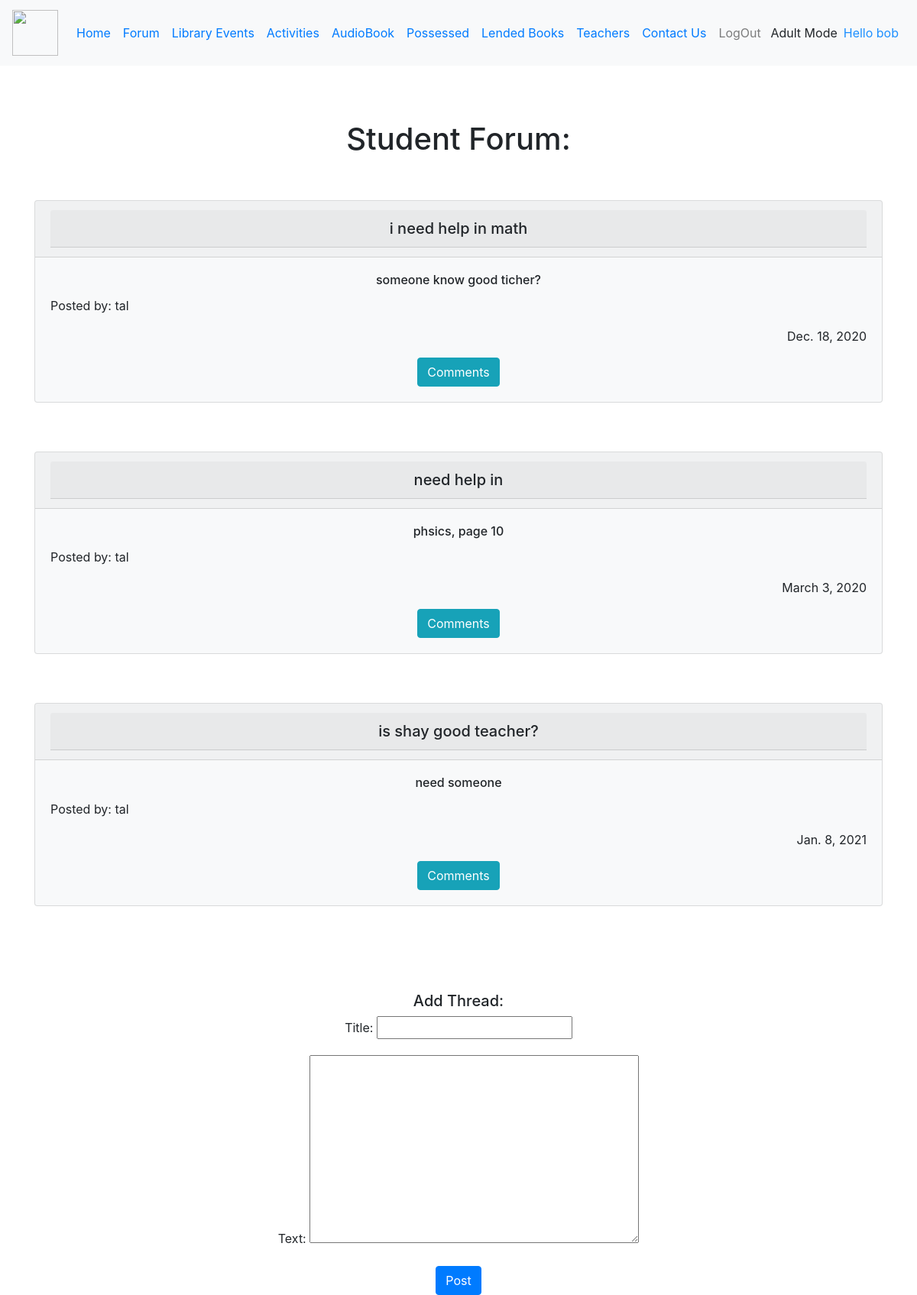
Screenshot of /Forum/ (signed in) with the database file from the repository.
### Forum/models.py (models this page shows, shortened)
class Forum(models.Model):
    student = models.ForeignKey(Student, on_delete=models.CASCADE)
    title = models.CharField(max_length=100)
    text = models.TextField(max_length=500)
    forumdate = models.DateField(default=datetime.datetime.now(), null=True, blank=True)

### authentication/models.py (models this page shows, shortened)
class Student(models.Model):
    user=models.OneToOneField(User, on_delete=models.SET_NULL,null=True,blank=True)
    Grade_CHOICES = (
        (1, 1), (2, 2), (3, 3), (4, 4), (5, 5), (6, 6), (7, 7), (8, 8), (9, 9), (10, 10), (11, 11), (12, 12)
    )
    grade = models.IntegerField(default=1, choices=Grade_CHOICES, null=False, blank=False)
    type=models.CharField(max_length=50,default='Student')
    Forum_Banned=models.BooleanField(default=False)
    Phone_Number = models.CharField(max_length=10, validators=[MinLengthValidator(10)])
    Security_Check = models.BooleanField(default=False)
    Studentposses = models.ManyToManyField(Book, blank=True)

### Forum/views.py (the view, shortened to what this page needs)
# urls.py: path('', views.Forum, name="Forum"),
@login_required
def Forum(request):
    forums = forum.objects.all()
    if request.method == "GET":
        return render(request, 'Forum/Forum.html',{'forums':forums,"form":ForumForm()})

### Forum/forms.py
class ForumForm(forms.ModelForm):
    class Meta:
        model = Forum
        fields = ['title', 'text']

### book_catalog/templates/Forum/Forum.html (shortened to what this page needs)
{% extends "mepage/student/stylestudent.html" %}
{% block content %}
    <div class="container text-center">
<br><br>
<br>
        <h1 align="center">Student Forum:</h1>
    <br><br>
    {% for forum in forums %}
        <div class="card bg-light mb-3" style="max-width: 100rem;">
  <div class="card-header">
<h5 class="card-header">{{ forum.title }}</h5>
  </div>
  <div class="card-body">
    <h6 class="card-title">{{ forum.text }}</h6>
    <p class="card-text" align="left">Posted by: {{ forum.student.user.username }}</p>
      <p class="card-text" align="right"> {{ forum.forumdate }}</p>
      <a href="{% url 'comments' forum.id %}" class="btn btn-info">Comments</a>
  </div>
</div>
        <br><br>
    {% endfor %}
        <br><br>
    {% if user.student.Forum_Banned %}
        <button type="button" class="btn btn-danger">
    <a href="{% url 'contact' %}" style="color: #FFFFFF">You are band<br>Click To Contact Us</a>
</button>
    {% else %}
        <h5>Add Thread:</h5>
        <form method="POST">
            {{ form.as_p }}
        <button type="submit" class="btn btn-primary">Post</button>
        </form>
    {% endif %}
    </div>
{% endblock %}

### book_catalog/templates/mepage/student/stylestudent.html (shortened to what this page needs)
<!doctype html>
<html lang="en">
  <head>
  {% load static %}
<link rel="stylesheet" href="https://cdn.jsdelivr.net/npm/bootstrap@4.5.3/dist/css/bootstrap.min.css">
  </head>
<nav class="navbar navbar-expand-lg navbar-light bg-light sticky-top">
    {% load static %}
<a class="navbar-brand" href="{% url "homepage" %}"><img src="{% static 'book_catalog/defult.png' %}" height="60" width="60" href="{% url "homepage" %}"></a>
  <div class="collapse navbar-collapse" id="navbarSupportedContent">
    <ul class="navbar-nav mr-auto">
      <li class="nav-item active">
        <a class="nav-link text-primary" href="{% url "homepage" %}">Home <span class="sr-only" href="{% url "homepage" %}">home</span></a>
      </li>
      <li class="nav-item"  href="{% url "mestudent" %}">
        <a class="nav-link text-primary text size-12" href="{% url "Forum" %}">Forum</a>
      </li>
      <li class="nav-item" href="{% url "mestudentevents" %}">
        <a class="nav-link text-primary" href="{% url 'mestudentevents' %}">Library Events</a>
      </li>
    <li class="nav-item" href="{% url "activity" %}">
        <a class="nav-link text-primary" href="{% url 'activity' %}">Activities</a>
      </li>
    <li class="nav-item" href="{% url "audobooks" %}">
        <a class="nav-link text-primary" href="{% url 'audobooks' %}">AudioBook</a>
      </li>
        {% if user.is_authenticated %}
            <li class="nav-item"  href="{% url "mestudentpossesses" %}">
        <a class="nav-link text-primary text size-12" href="{% url "mestudentpossesses" %}">Possessed</a>
      </li>
            <li class="nav-item" href="{% url "melendedbooks" %}">
        <a class="nav-link text-primary" href="{% url 'melendedbooks' %}">Lended Books</a>
      </li>
            <li class="nav-item" href="{% url "teachers" %}">
        <a class="nav-link text-primary" href="{% url 'teachers' %}">Teachers</a>
      </li>
            <li class="nav-item" href="{% url "contact" %}">
        <a class="nav-link text-primary" href="{% url 'contact' %}">Contact Us</a>
      </li>
            <li class="nav-item"  href="{% url "logoutuser" %}">
        <a href="#" onclick="$('#signOutBtn').click()" class="nav-link">LogOut</a>
      </li>
        {% endif %}
     </ul>
  <form class="form-inline">
     {% if user.student %}
          <h7 style="text-align:center">Student Mode </h7> &ensp;
      {% elif user.adult %}
      <h7 style="text-align:center">Adult Mode </h7> &ensp;
      {% elif user.superuser %}
      <h7 style="text-align:center">Admin Mode </h7> &ensp;
{% endif %}
      </form>
  <form class="form-inline">
      {% if user.is_authenticated %}
          <h7 style="color: dodgerblue">Hello {{ user.username }} </h7> &ensp;
{% endif %}
  </form>
  </div>
</nav>
{%  block content %}{% endblock %}
</html>

### rows the page displays
Forum: title "i need help in math", text "someone know good ticher?", student.user.username "tal", forumdate "Dec. 18, 2020"
Forum: title "need help in", text "phsics, page 10", student.user.username "tal", forumdate "March 3, 2020"
Forum: title "is shay good teacher?", text "need someone", student.user.username "tal", forumdate "Jan. 8, 2021"

### other values shown
{{ user.username }} "bob"
